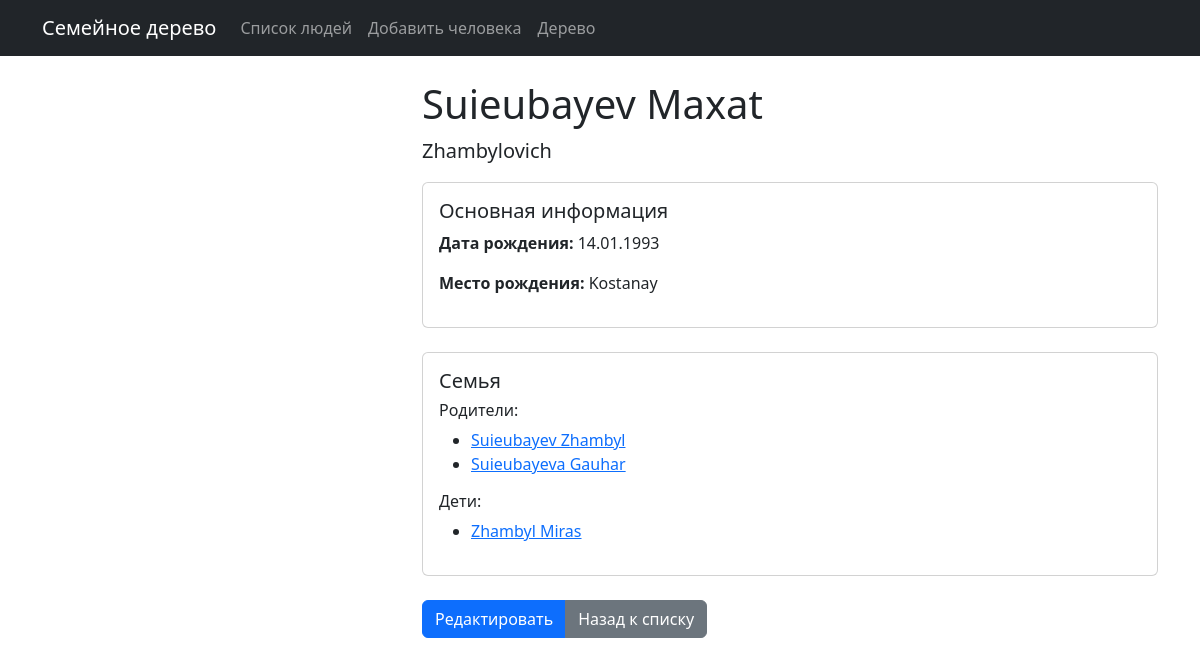
Screenshot of /person/1/ with the database file from the repository.
### tree/models.py (models this page shows)
class Person(models.Model):
    GENDER_CHOICES = [
        ('M', 'Мужской'),
        ('F', 'Женский'),
        ('O', 'Другой'),
    ]
    first_name = models.CharField('Имя', max_length=100)
    last_name = models.CharField('Фамилия', max_length=100)
    middle_name = models.CharField('Отчество', max_length=100, blank=True, default='')
    gender = models.CharField('Пол', max_length=1, choices=GENDER_CHOICES, default='O')
    date_of_birth = models.DateField('Дата рождения')
    place_of_birth = models.CharField('Место рождения', max_length=200, blank=True, null=True)
    date_of_death = models.DateField('Дата смерти', null=True, blank=True)
    place_of_death = models.CharField('Место смерти', max_length=200, blank=True)
    biography = models.TextField('Биография', blank=True, default='')
    photo = models.ImageField('Фото', upload_to='persons/', blank=True, null=True)
    personal_page = models.URLField('Личная страница', max_length=200, blank=True)
    email = models.EmailField('Email', blank=True)
    phone = models.CharField('Телефон', max_length=20, blank=True)
    address = models.TextField('Адрес', blank=True)
    occupation = models.CharField('Род занятий', max_length=200, blank=True)
    education = models.TextField('Образование', blank=True)
    parents = models.ManyToManyField('self', related_name='children', symmetrical=False, blank=True)
    spouse = models.OneToOneField('self', on_delete=models.SET_NULL, null=True, blank=True, related_name='partner')
    created_at = models.DateTimeField('Дата создания', auto_now_add=True)
    updated_at = models.DateTimeField('Дата обновления', auto_now=True)
    def __str__(self):
        return f"{self.last_name} {self.first_name}"
    class Meta:
        verbose_name = 'Человек'
        verbose_name_plural = 'Люди'
        ordering = ['last_name', 'first_name']

### tree/views.py (the view)
# urls.py: path('person/<int:pk>/', views.PersonDetailView.as_view(), name='person_detail'),
class PersonDetailView(DetailView):
    model = Person
    template_name = 'tree/person_detail.html'
    context_object_name = 'person'

### tree/templates/tree/person_detail.html (shortened to what this page needs)
{% extends 'tree/base.html' %}
{% block content %}
<div class="row">
    <div class="col-md-4">
    </div>
    <div class="col-md-8">
        <h1>{{ person.last_name }} {{ person.first_name }}</h1>
        {% if person.middle_name %}
        <p class="lead">{{ person.middle_name }}</p>
        {% endif %}
        <div class="card mb-4">
            <div class="card-body">
                <h5 class="card-title">Основная информация</h5>
                <p><strong>Дата рождения:</strong> {{ person.date_of_birth|date:"d.m.Y" }}</p>
                {% if person.place_of_birth %}
                <p><strong>Место рождения:</strong> {{ person.place_of_birth }}</p>
                {% endif %}
            </div>
        </div>
        <div class="card mb-4">
            <div class="card-body">
                <h5 class="card-title">Семья</h5>
                {% if person.parents.all %}
                <h6>Родители:</h6>
                <ul>
                    {% for parent in person.parents.all %}
                    <li><a href="{% url 'person_detail' parent.pk %}">{{ parent }}</a></li>
                    {% endfor %}
                </ul>
                {% endif %}
                {% if person.children.all %}
                <h6>Дети:</h6>
                <ul>
                    {% for child in person.children.all %}
                    <li><a href="{% url 'person_detail' child.pk %}">{{ child }}</a></li>
                    {% endfor %}
                </ul>
                {% endif %}
            </div>
        </div>
        <div class="btn-group">
            <a href="{% url 'person_edit' person.pk %}" class="btn btn-primary">Редактировать</a>
            <a href="{% url 'person_list' %}" class="btn btn-secondary">Назад к списку</a>
        </div>
    </div>
</div>
{% endblock %}

### rows the page displays
Person: last_name "Suieubayev", first_name "Maxat", middle_name "Zhambylovich", date_of_birth "14.01.1993", place_of_birth "Kostanay"
Person: last_name+first_name "Suieubayev Zhambyl"
Person: last_name+first_name "Suieubayeva Gauhar"
Person: last_name+first_name "Zhambyl Miras"
